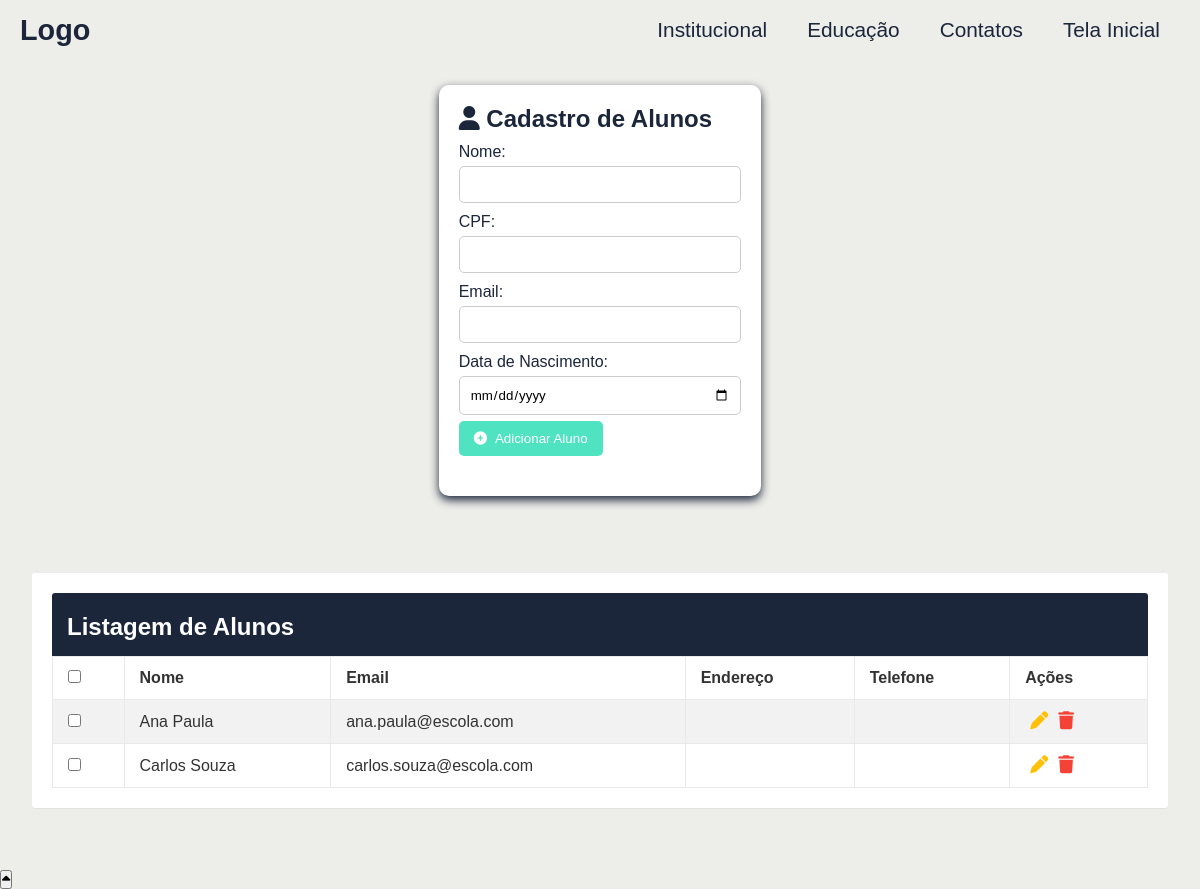
The app's page /Sistema/System/Aluno/CAlunos.php, older data.
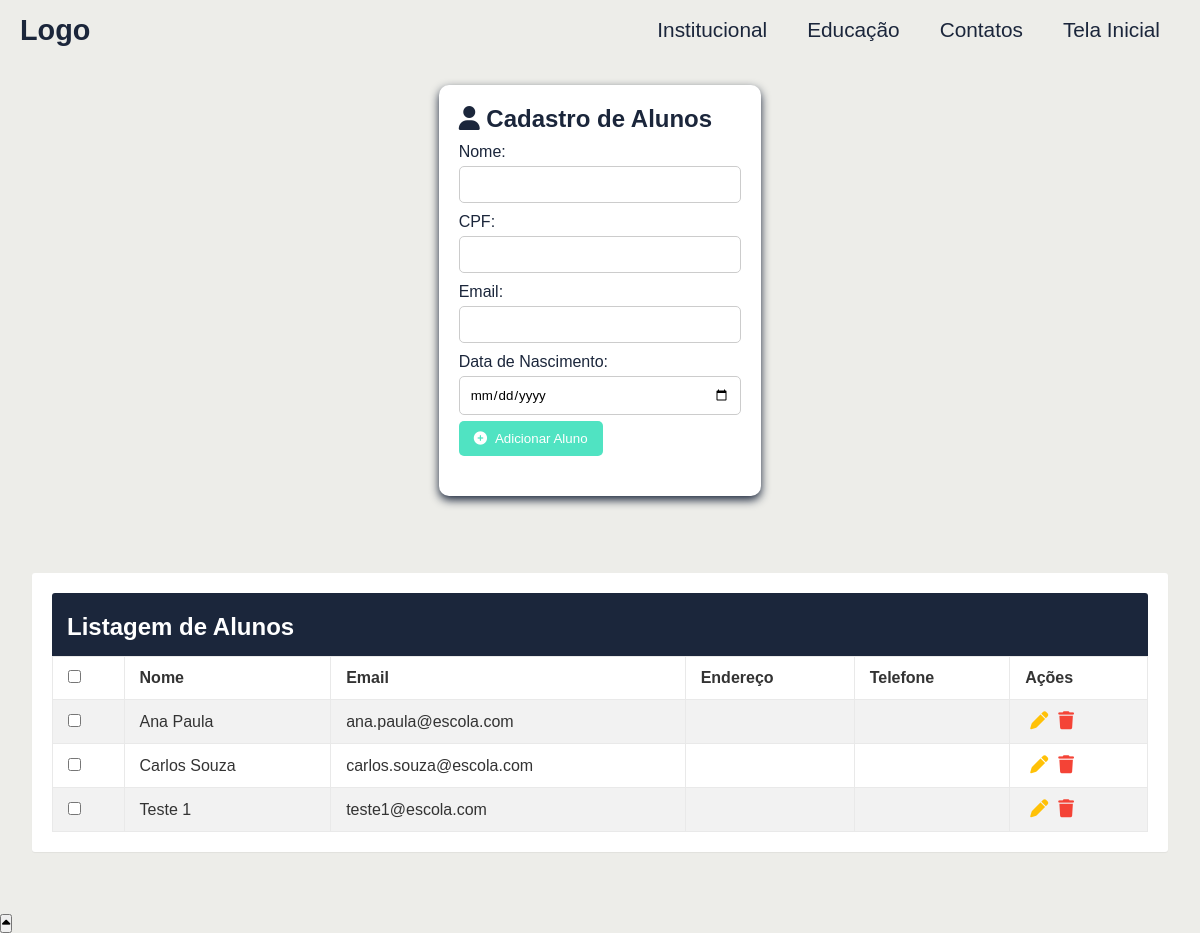
The same page, newer data.
### tables this page shows
CREATE TABLE `alunos` (
  `IdAluno` int(11) NOT NULL,
  `Nome` varchar(100) NOT NULL,
  `Nota` decimal(5,2) NOT NULL,
  `Frequencia` decimal(5,2) DEFAULT NULL,
  `Email` varchar(100) DEFAULT NULL,
  `Endereco` text DEFAULT NULL,
  `Telefone` varchar(25) DEFAULT NULL,
  `Senha` varchar(255) NOT NULL
);

### Sistema/System/Aluno/CAlunos.php (the view, shortened to what this page needs)
<?php
$servername = "localhost";
$username = "root";
$password = "";
$dbname = "shoolmanagerdb";
$conn = new mysqli($servername, $username, $password, $dbname);
$sql = "SELECT IdAluno, Nome, Email, Endereco, Telefone FROM alunos ORDER BY Nome ASC";
$result = $conn->query($sql);
?>
<!DOCTYPE html>
<html lang="pt">
<head>
    <link rel="stylesheet" href="https://unicons.iconscout.com/release/v4.0.8/css/line.css">
    <link rel="stylesheet" href="https://cdnjs.cloudflare.com/ajax/libs/font-awesome/6.4.2/css/all.min.css" />
    <link rel="stylesheet" href="../../css/Aluno/CAluno.css">
</head>
<body>
    <header>
        <div class="Navbar">
            <a href="#" class="Logo">Logo</a>
            <ul class="Nav-menu">
                <li class="Nav-item"><a href="#">Institucional <i class="uil uil-angle-down"></i> </a>
                </li>
                <li class="Nav-item"><a href="#">Educação <i class="uil uil-angle-down"></i></a>
                </li>
                <li class="Nav-item"><a href="#">Contatos <i class="uil uil-angle-down"></i></a>
                </li>
                <li class="Nav-item"><a href="../Admin.php" class="Nav-item">Tela Inicial</a></li>
            </ul>
        </div>
    </header>
    <div class="Cadastro">
        <section class="Alunos">
            <h2 class="H2Aluno"><i class="fas fa-user"></i> Cadastro de Alunos</h2>
            <form action="../../php/Aluno/CAluno.php" method="POST" class="AlunosForm">
                <label for="alunoNome" class="LabelAluno">Nome:</label>
                <input type="text" id="alunoNome" class="InputAlunos" name="nome" required>
                <label for="alunoCpf" class="LabelAluno">CPF:</label>
                <input type="text" id="alunoCpf" class="InputAlunos" name="cpf">
                <label for="alunoEmail" class="LabelAluno">Email:</label>
                <input type="email" id="alunoEmail" class="InputAlunos" name="email" required>
                <label for="alunoDataNascimento" class="LabelAluno">Data de Nascimento:</label>
                <input type="date" id="alunoDataNascimento" class="InputAlunos" name="data_nascimento">
                <button type="submit" class="ButtonAlunos"><i class="fas fa-plus-circle"></i> Adicionar Aluno</button>
            </form>
        </section>
    </div>
    <div class="Visualização">
        <div class="table-wrapper">
            <div class="table-title">
                <div class="row">
                    <div class="col-sm-6">
                        <h2>Listagem de <b>Alunos</b></h2>
                    </div>
                </div>
            </div>
            <table class="table table-striped table-hover">
                <thead>
                    <tr>
                        <th>
                            <input type="checkbox" id="selectAll">
                        </th>
                        <th>Nome</th>
                        <th>Email</th>
                        <th>Endereço</th>
                        <th>Telefone</th>
                        <th>Ações</th>
                    </tr>
                </thead>
                <tbody>
                    <?php
                    if ($result->num_rows > 0) {
                        while ($aluno = $result->fetch_assoc()) {
                            echo "<tr>";
                            echo "<td><input type='checkbox' id='checkbox" . htmlspecialchars($aluno['IdAluno']) . "' name='options[]' value='" . htmlspecialchars($aluno['IdAluno']) . "'></td>";
                            echo "<td>" . htmlspecialchars($aluno['Nome']) . "</td>";
                            echo "<td>" . htmlspecialchars($aluno['Email']) . "</td>";
                            echo "<td>" . htmlspecialchars($aluno['Endereco']) . "</td>";
                            echo "<td>" . htmlspecialchars($aluno['Telefone']) . "</td>";
                            echo "<td>";
                            echo "<a href='#editEmployeeModal' class='edit' data-toggle='modal'><i class='fa-solid fa-pen'></i></a>";
                            echo "<a href='#deleteEmployeeModal' class='delete' data-toggle='modal'><i class='fa-solid fa-trash'></i></a>";
                            echo "</td>";
                            echo "</tr>";
                        }
                    } else {
                        echo "<tr><td colspan='6' style='text-align:center;'>Nenhum aluno encontrado.</td></tr>";
                    }
                    ?>
                </tbody>
            </table>
        </div>
    </div>
    <button id="voltar">
        <i class="fa-solid fa-caret-up"></i>
    </button>
</body>
</html>

Row changes from the older to the newer data that the page shows:
added alunos: Nome "Teste 1", Email "teste1@escola.com"
